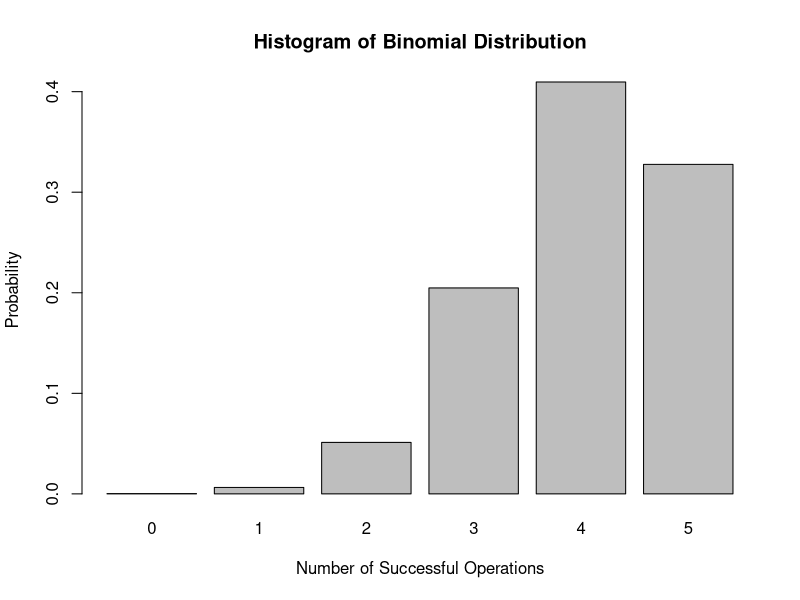

R code for this plot:
n <- 5 
p <- 0.8
successes <- 0:n
probabilities <- dbinom(successes, n, p)

barplot(probabilities, names.arg=successes, 
        main="Histogram of Binomial Distribution",
        xlab="Number of Successful Operations", ylab="Probability")